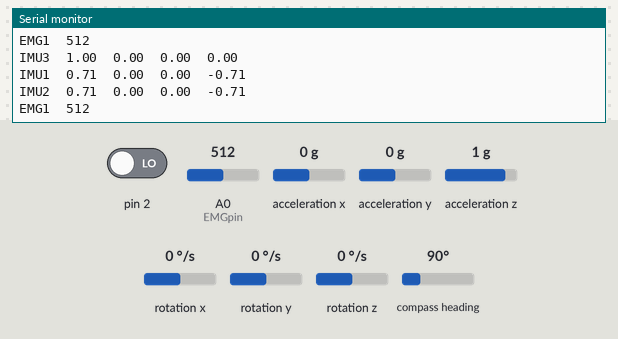
A sketch run on a simulated Arduino Uno, built with avr-gcc and run on an emulated ATmega328P. On the bench: the last lines printed to the serial monitor. The test bench sets the inputs (shaded band); at power-on: A0 (EMGpin) = 512, pin 2 LOW, acceleration x 0 g, acceleration y 0 g, acceleration z 1 g, rotation x 0 °/s, rotation y 0 °/s, rotation z 0 °/s, compass heading 90°. The sensor or clock chip raises its interrupt line as the real part does.

Above: at 4.2 s.
4.3 s: A0 (EMGpin) set to 108
At 5.0 s:
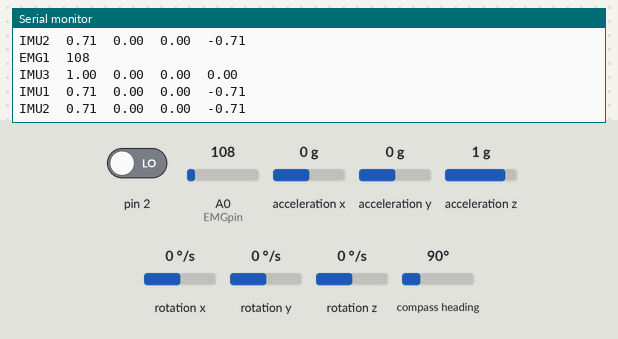
5.8 s: A0 (EMGpin) set to 91
At 6.3 s:
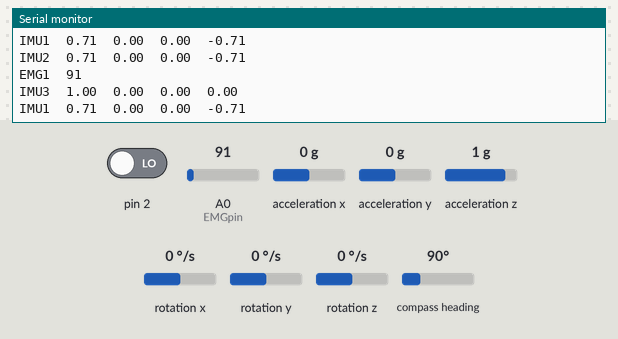
Timing chart, 0 to 8.8 s (numbered marks = the images above; inputs shaded):
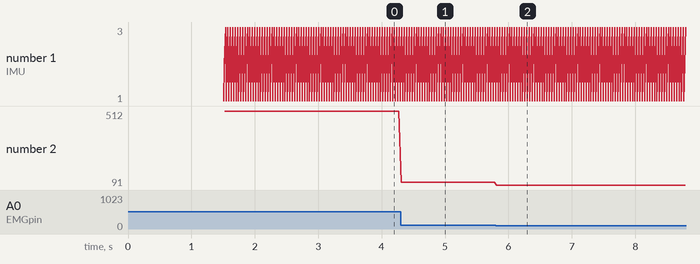

The sketch:

All_sensors.ino
```cpp
#include <Wire.h>
#include <Adafruit_Sensor.h>
#include <Adafruit_BNO055.h>
#include <utility/imumaths.h>
#include "I2Cdev.h"
#include "MPU6050_6Axis_MotionApps20.h"


#define SAMPLE_RATE_WITHOUT_MPU (15) //milliseconds
#define BAUD_RATE  115200

//Uncomment "OUTPUT_MPU_QUATERNIONS" to send serially quaternions coming from MPU-6050
#define MPU           1

//Uncomment "OUTPUT_BNO1_QUATERNIONS" to send serially quaternions coming from first BNO055
#define BNO1          1

//Uncomment "OUTPUT_BNO2_QUATERNIONS" to send serially quaternions coming from second BNO055
#define BNO2          1

//Uncomment "OUTPUT_EMG1_ANALOG" to send serially analog signal coming from Myoware
#define EMG1_ANALOG   1
//Uncomment "OUTPUT_EMG1_DUMB" to send serially dumb data instead of sensor data
#define EMG1_DUMB     0


Adafruit_BNO055 bno2 = Adafruit_BNO055(55, BNO055_ADDRESS_A); //Use first I2C address
Adafruit_BNO055 bno1 = Adafruit_BNO055(55, BNO055_ADDRESS_B); //Use second I2C address
MPU6050 mpu;


bool dmpReady = false;
uint8_t mpuIntStatus;
uint8_t devStatus;
uint16_t packetSize;
uint16_t fifoCount;
uint8_t fifoBuffer[64];
float t = 0;
float t_stamp = 0;
int EMGpin = 0;
int EMGvalue = 0;
float t_init;
float dt;
Quaternion q;
bool noMPUConnected = false;
bool noBNO1 = false;
bool noBNO2 = false;


// ================================================================
// ===               INTERRUPT DETECTION ROUTINE                ===
// ================================================================

volatile bool mpuInterrupt = false;     // indicates whether MPU interrupt pin has gone high
void dmpDataReady() {
  mpuInterrupt = true;
}


void setup(void)
{
  ///////////////////////       INITIALIZE Serial and I2C       ///////////////////
  #if I2CDEV_IMPLEMENTATION == I2CDEV_ARDUINO_WIRE
  Wire.begin();
  TWBR = 24; // 400kHz I2C clock (200kHz if CPU is 8MHz)
  #elif I2CDEV_IMPLEMENTATION == I2CDEV_BUILTIN_FASTWIRE
  Fastwire::setup(400, true);
  #endif

  Serial.begin(BAUD_RATE);
  while (!Serial); // wait for Leonardo enumeration, others continue immediately


  ///////////////////////       INITIALIZE EMG       ///////////////////
  pinMode(EMGpin, INPUT);
    t_init = millis();

  ///////////////////////       INITIALIZE 2 IMUs BNO055       ///////////////////
  if(!bno1.begin())
  {
      noBNO1 = true;
  }

  if(!bno2.begin())
  {
     noBNO2 = true;
  }

  delay(1000);

  bno1.setExtCrystalUse(true);
  bno2.setExtCrystalUse(true);


  ///////////////////////       INITIALIZE IMU MPU 6050       ///////////////////
  mpu.initialize();

  devStatus = mpu.dmpInitialize();
  noMPUConnected = false;
  // supply your own gyro offsets here, scaled for min sensitivity
  mpu.setXGyroOffset(220);
  mpu.setYGyroOffset(76);
  mpu.setZGyroOffset(-85);
  mpu.setZAccelOffset(1788); // 1688 factory default for my test chip

  // make sure it worked (returns 0 if so)
  if (devStatus == 0) {

    mpu.setDMPEnabled(true);

    // enable Arduino interrupt detection
    attachInterrupt(0, dmpDataReady, RISING);
    mpuIntStatus = mpu.getIntStatus();

    // set our DMP Ready flag so the main loop() function knows it's okay to use it
    dmpReady = true;

    // get expected DMP packet size for later comparison
    packetSize = mpu.dmpGetFIFOPacketSize();
  } else {
    //Serial.print(F("DMP Initialization failed (code "));
    //Serial.print(devStatus);
    //Serial.println(F(")"));
    noMPUConnected = true;
  }

}

//1 loop with 3 IMUS : 14ms -> 7ms for MPU, 7ms for 2 BNO
void loop(void)
{
  /* Get a new event from BNO055*/
  /*sensors_event_t event;
  bno.getEvent(&event);*/

  ///////////////   Get a new Paket from MPU6050   ////////////////

 if(MPU){

  if(!noMPUConnected)
  {
 // if programming failed, don't try to do anything
  if (!dmpReady) return;

  // MPU interrupt or extra packet(s) available
  //while (!mpuInterrupt && fifoCount < packetSize);

 if (mpuInterrupt || fifoCount >= packetSize)
 {
      // reset interrupt flag and get INT_STATUS byte
      mpuInterrupt = false;
      mpuIntStatus = mpu.getIntStatus();

      // get current FIFO count
      fifoCount = mpu.getFIFOCount();

      // check for overflow (this should never happen unless our code is too inefficient)
      if ((mpuIntStatus & 0x10) || fifoCount == 1024) {
        // reset so we can continue cleanly
        mpu.resetFIFO();
        /*
        Serial.print(fifoCount);
        Serial.print("\t");
        Serial.println(F("FIFO overflow!"));*/

        // otherwise, check for DMP data ready interrupt (this should happen frequently)
      } else if (mpuIntStatus & 0x02) {
        // wait for correct available data length, should be a VERY short wait
        while (fifoCount < packetSize) fifoCount = mpu.getFIFOCount();

        // read a packet from FIFO
        mpu.getFIFOBytes(fifoBuffer, packetSize);

        // track FIFO count here in case there is > 1 packet available
        // (this lets us immediately read more without waiting for an interrupt)
        fifoCount -= packetSize;

        // display quaternion values in easy matrix form: w x y z
          mpu.dmpGetQuaternion(&q, fifoBuffer);
          Serial.print("IMU3");
          Serial.print("\t");
          Serial.print(q.w);
          Serial.print("\t");
          Serial.print(q.x);
          Serial.print("\t");
          Serial.print(q.y);
          Serial.print("\t");
          Serial.println(q.z);
          //Serial.print("\t");

      }
    }
  }
 }


if(MPU){

    delay(9.5);

}
else{
  if(EMG1_DUMB){
    delay(10);
  }
  else{
    delay(9);
  }
}


  ///////////////// Send data via Serial for BNO055 (betw 5 and 9ms for both) //////////////////


  if(BNO1){
    if(!noBNO1){

    imu::Quaternion quat1 = bno1.getQuat();

    Serial.print("IMU1");
    Serial.print("\t");
    Serial.print(quat1.w());
    Serial.print("\t");
    Serial.print(quat1.x());
    Serial.print("\t");
    Serial.print(quat1.y());
    Serial.print("\t");
    Serial.println(quat1.z ());
    //Serial.print("\t");
    }
  }

if(MPU){
    delay(9.5);
}
else{
  if(EMG1_DUMB){
    delay(10);
  }
  else{
    delay(9);
  }
}


 if(BNO2){

  if(!noBNO2){

  imu::Quaternion quat2 = bno2.getQuat();

  Serial.print("IMU2");
  Serial.print("\t");
  Serial.print(quat2.w());
  Serial.print("\t");
  Serial.print(quat2.x());
  Serial.print("\t");
  Serial.print(quat2.y());
  Serial.print("\t");
  Serial.println(quat2.z ());
  //Serial.print("\t");
  }
 }

if(MPU){
  if(EMG1_DUMB){
    delay(10);
  }
  else{
    delay(6);
  }
}
else{
  if(EMG1_DUMB){
    delay(13);
  }
}


 /////////////////     Send data via Serial for EMG      //////////////////

  if(EMG1_ANALOG){
  EMGvalue = analogRead(EMGpin);

  Serial.print("EMG1");
  Serial.print("\t");
  Serial.println(EMGvalue);
  //Serial.print("\t");
  }

  if(EMG1_DUMB){
  dt = (millis() - t_init)/1000;
  EMGvalue = 200*sin(dt) + 400;

  Serial.print("EMG1");
  Serial.print("\t");
  Serial.println(EMGvalue);
  //Serial.print("\t");
  }


 /////////////////     Wait the specified delay before requesting nex data      //////////////////

if(MPU){
  if(EMG1_DUMB){
    delay(6);
  }

}


  dt = millis()-t;
   //Serial.print("     dt:   ");
   //Serial.println(dt);
   t = millis();
}
```

Measured:
- after the input at 4.3 s, the serial monitor: prints a new line at once (image 1)
- after the input at 5.8 s, the serial monitor: prints a new line at once (image 2)
- plotted number 2: 512 → 108 after the input at 4.3 s, 108 → 91 after the input at 5.8 s
